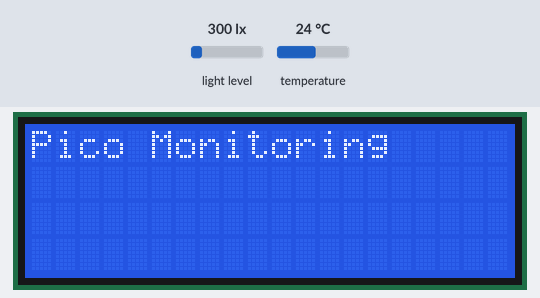
This program was run on a simulated Raspberry Pi Pico. On the bench: 20×4 character LCD. Inputs (shaded band) come from the test bench; at power-on: light level 300 lx, temperature 24 °C. What the program prints to the serial monitor is not drawn.

Above: at 0.1 s.
At 1.0 s:
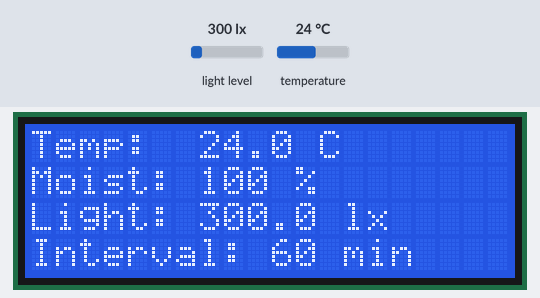

The program:

main.cpp
```cpp
#include <Arduino.h>
#include <Wire.h>
#include <OneWire.h>
#include <DallasTemperature.h>
#include <BH1750.h>
#include <LiquidCrystal_I2C.h>
#include <ArduinoJson.h>

#define ONE_WIRE_BUS 15
#define MOISTURE_PIN 26

OneWire oneWire(ONE_WIRE_BUS);
DallasTemperature sensors(&oneWire);
BH1750 lightMeter;
LiquidCrystal_I2C lcd(0x27, 20, 4);

// Server-controlled interval. The server sends the default (60 minutes) after BLE connects.
unsigned long measurementIntervalMs = 60UL * 60UL * 1000UL;
unsigned long lastMeasurementAt = 0;
bool measureRequested = true;
String commandBuffer;

void processCommand(const String& line) {
    StaticJsonDocument<160> command;
    if (deserializeJson(command, line)) return;
    const char* type = command["command"] | "";

    if (strcmp(type, "setMeasurementInterval") == 0 && command["minutes"].is<unsigned long>()) {
        unsigned long minutes = command["minutes"];
        if (minutes >= 1 && minutes <= 1440) measurementIntervalMs = minutes * 60UL * 1000UL;
    } else if (strcmp(type, "measureNow") == 0) {
        measureRequested = true;
    }
}

void receiveCommands() {
    while (Serial1.available()) {
        char value = (char)Serial1.read();
        if (value == '\n') { processCommand(commandBuffer); commandBuffer = ""; }
        else if (value != '\r' && commandBuffer.length() < 159) commandBuffer += value;
        else commandBuffer = "";
    }
}

void measureAndSend() {
    sensors.requestTemperatures();
    const float temperature = sensors.getTempCByIndex(0);
    const float lux = lightMeter.readLightLevel();
    const int rawMoisture = analogRead(MOISTURE_PIN);
    const float moisturePercent = constrain(map(rawMoisture, 4000, 1500, 0, 100), 0, 100);

    lcd.setCursor(0, 0); lcd.print("Temp:  "); lcd.print(temperature, 1); lcd.print(" C  ");
    lcd.setCursor(0, 1); lcd.print("Moist: "); lcd.print(moisturePercent, 0); lcd.print(" %  ");
    lcd.setCursor(0, 2); lcd.print("Light: "); lcd.print(lux, 1); lcd.print(" lx ");
    lcd.setCursor(0, 3); lcd.print("Interval: "); lcd.print(measurementIntervalMs / 60000UL); lcd.print(" min  ");

    StaticJsonDocument<128> reading;
    reading["temperature"] = temperature;
    reading["moisture"] = moisturePercent;
    reading["light"] = lux;
    serializeJson(reading, Serial1); Serial1.println();
    serializeJson(reading, Serial); Serial.println();
}

void setup() {
    Serial.begin(115200);
    Serial1.begin(9600);
    Wire.setSDA(4); Wire.setSCL(5); Wire.begin();
    sensors.begin();
    lightMeter.begin();
    lcd.init(); lcd.backlight();
    lcd.setCursor(0, 0); lcd.print("Pico Monitoring");
}

void loop() {
    receiveCommands();
    const unsigned long now = millis();
    if (measureRequested || now - lastMeasurementAt >= measurementIntervalMs) {
        measureRequested = false;
        lastMeasurementAt = now;
        measureAndSend();
    }
    delay(20);
}
```
